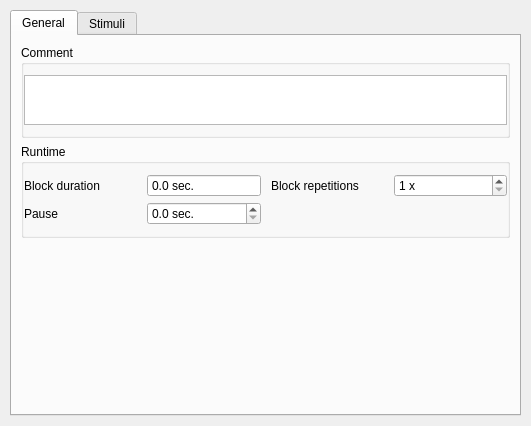
<?xml version="1.0" encoding="UTF-8"?>
<ui version="4.0">
 <class>CTConfArch</class>
 <widget class="QWidget" name="CTConfArch">
  <property name="geometry">
   <rect>
    <x>0</x>
    <y>0</y>
    <width>531</width>
    <height>426</height>
   </rect>
  </property>
  <property name="sizePolicy">
   <sizepolicy hsizetype="MinimumExpanding" vsizetype="Preferred">
    <horstretch>0</horstretch>
    <verstretch>0</verstretch>
   </sizepolicy>
  </property>
  <property name="minimumSize">
   <size>
    <width>500</width>
    <height>0</height>
   </size>
  </property>
  <property name="windowTitle">
   <string/>
  </property>
  <layout class="QVBoxLayout" name="qvb_main_layout">
   <property name="spacing">
    <number>20</number>
   </property>
   <property name="margin">
    <number>10</number>
   </property>
   <item>
    <widget class="QTabWidget" name="tabWidget">
     <property name="currentIndex">
      <number>0</number>
     </property>
     <widget class="QWidget" name="tabGeneral">
      <attribute name="title">
       <string>General</string>
      </attribute>
      <layout class="QVBoxLayout" name="verticalLayout">
       <item>
        <widget class="QGroupBox" name="qgb_comment">
         <property name="title">
          <string>Comment</string>
         </property>
         <property name="flat">
          <bool>true</bool>
         </property>
         <layout class="QGridLayout" name="qgl_comment_layout">
          <property name="leftMargin">
           <number>0</number>
          </property>
          <property name="topMargin">
           <number>10</number>
          </property>
          <property name="rightMargin">
           <number>0</number>
          </property>
          <property name="bottomMargin">
           <number>10</number>
          </property>
          <property name="horizontalSpacing">
           <number>10</number>
          </property>
          <property name="verticalSpacing">
           <number>5</number>
          </property>
          <item row="0" column="0">
           <widget class="QPlainTextEdit" name="qte_comment">
            <property name="sizePolicy">
             <sizepolicy hsizetype="Expanding" vsizetype="Fixed">
              <horstretch>0</horstretch>
              <verstretch>0</verstretch>
             </sizepolicy>
            </property>
            <property name="minimumSize">
             <size>
              <width>0</width>
              <height>50</height>
             </size>
            </property>
            <property name="maximumSize">
             <size>
              <width>16777215</width>
              <height>50</height>
             </size>
            </property>
            <property name="horizontalScrollBarPolicy">
             <enum>Qt::ScrollBarAlwaysOff</enum>
            </property>
           </widget>
          </item>
         </layout>
        </widget>
       </item>
       <item>
        <widget class="QGroupBox" name="qgb_runtime">
         <property name="title">
          <string>Runtime</string>
         </property>
         <property name="flat">
          <bool>true</bool>
         </property>
         <layout class="QGridLayout" name="qgl_runtime_layout">
          <property name="leftMargin">
           <number>0</number>
          </property>
          <property name="topMargin">
           <number>10</number>
          </property>
          <property name="rightMargin">
           <number>0</number>
          </property>
          <property name="bottomMargin">
           <number>10</number>
          </property>
          <property name="horizontalSpacing">
           <number>10</number>
          </property>
          <property name="verticalSpacing">
           <number>5</number>
          </property>
          <item row="0" column="2">
           <widget class="QLabel" name="qlb_block_repetitions">
            <property name="text">
             <string>Block repetitions</string>
            </property>
           </widget>
          </item>
          <item row="0" column="0">
           <widget class="QLabel" name="qlb_block_duration">
            <property name="text">
             <string>Block duration</string>
            </property>
           </widget>
          </item>
          <item row="0" column="3">
           <widget class="CTSpinBox" name="qsb_block_repetitions">
            <property name="suffix">
             <string> x</string>
            </property>
            <property name="minimum">
             <number>1</number>
            </property>
            <property name="maximum">
             <number>100</number>
            </property>
           </widget>
          </item>
          <item row="0" column="1">
           <widget class="CTDoubleSpinBox" name="qsb_block_duration">
            <property name="readOnly">
             <bool>true</bool>
            </property>
            <property name="buttonSymbols">
             <enum>QAbstractSpinBox::NoButtons</enum>
            </property>
            <property name="suffix">
             <string> sec.</string>
            </property>
            <property name="decimals">
             <number>1</number>
            </property>
            <property name="minimum">
             <double>0.000000000000000</double>
            </property>
            <property name="maximum">
             <double>300.000000000000000</double>
            </property>
            <property name="singleStep">
             <double>0.100000000000000</double>
            </property>
            <property name="value">
             <double>0.000000000000000</double>
            </property>
           </widget>
          </item>
          <item row="1" column="0">
           <widget class="QLabel" name="qlb_pause">
            <property name="text">
             <string>Pause</string>
            </property>
           </widget>
          </item>
          <item row="1" column="1">
           <widget class="CTDoubleSpinBox" name="qsb_pause">
            <property name="suffix">
             <string> sec.</string>
            </property>
            <property name="decimals">
             <number>1</number>
            </property>
            <property name="singleStep">
             <double>0.100000000000000</double>
            </property>
           </widget>
          </item>
         </layout>
        </widget>
       </item>
       <item>
        <spacer name="verticalSpacer">
         <property name="orientation">
          <enum>Qt::Vertical</enum>
         </property>
         <property name="sizeHint" stdset="0">
          <size>
           <width>20</width>
           <height>40</height>
          </size>
         </property>
        </spacer>
       </item>
      </layout>
     </widget>
     <widget class="QWidget" name="tabStimuli">
      <attribute name="title">
       <string>Stimuli</string>
      </attribute>
      <layout class="QVBoxLayout" name="verticalLayout_2">
       <item>
        <widget class="QGroupBox" name="qgb_stimuli">
         <property name="title">
          <string>Stimuli</string>
         </property>
         <property name="flat">
          <bool>true</bool>
         </property>
         <layout class="QVBoxLayout" name="qvb_stimuli_layout">
          <property name="spacing">
           <number>10</number>
          </property>
          <property name="leftMargin">
           <number>0</number>
          </property>
          <property name="topMargin">
           <number>10</number>
          </property>
          <property name="rightMargin">
           <number>0</number>
          </property>
          <property name="bottomMargin">
           <number>10</number>
          </property>
         </layout>
        </widget>
       </item>
       <item>
        <spacer name="verticalSpacer_2">
         <property name="orientation">
          <enum>Qt::Vertical</enum>
         </property>
         <property name="sizeHint" stdset="0">
          <size>
           <width>20</width>
           <height>40</height>
          </size>
         </property>
        </spacer>
       </item>
      </layout>
     </widget>
    </widget>
   </item>
  </layout>
 </widget>
 <customwidgets>
  <customwidget>
   <class>CTSpinBox</class>
   <extends>QSpinBox</extends>
   <header>ct_customwidgets.h</header>
  </customwidget>
  <customwidget>
   <class>CTDoubleSpinBox</class>
   <extends>QDoubleSpinBox</extends>
   <header>ct_customwidgets.h</header>
  </customwidget>
 </customwidgets>
 <resources/>
 <connections/>
</ui>
